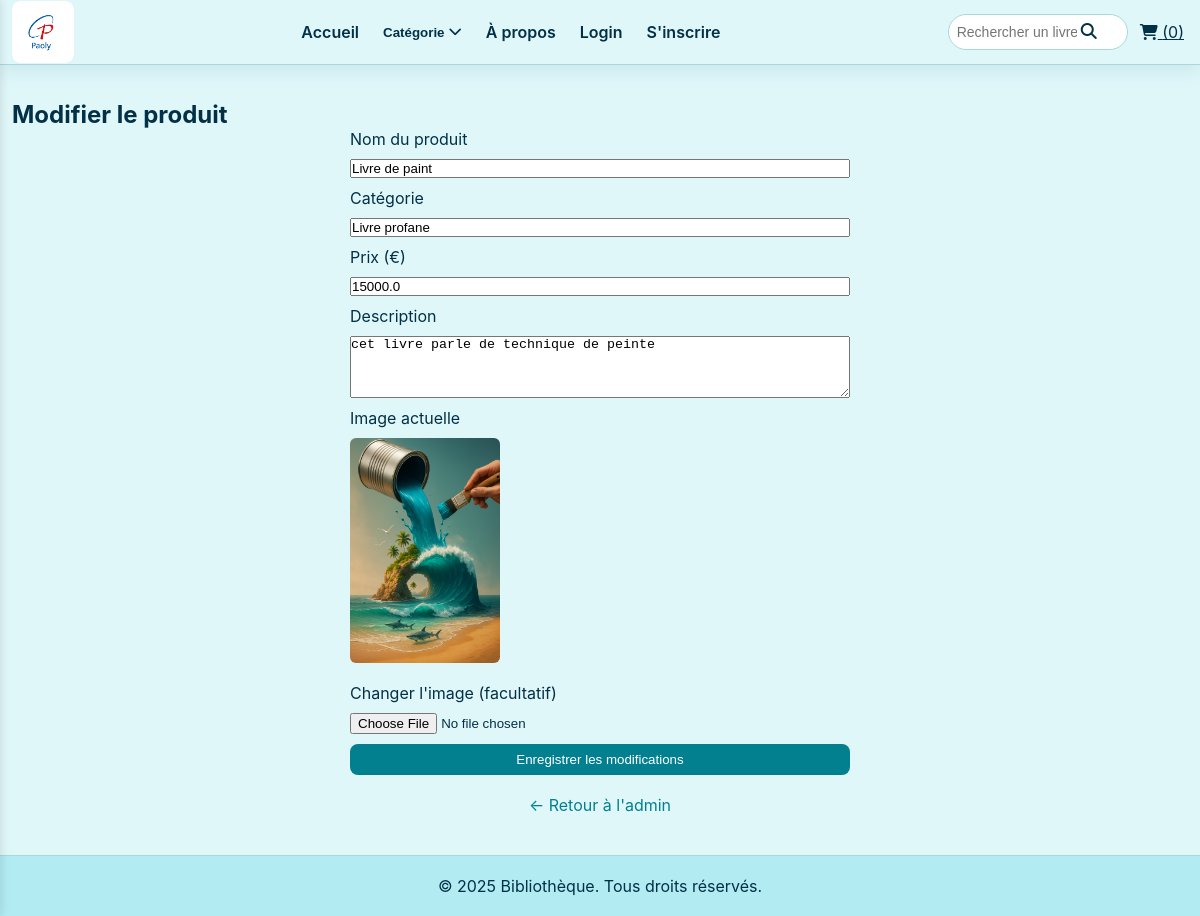
Screenshot of /edit/1 with the database file from the repository.
### tables this page shows
CREATE TABLE produits (
                    id INTEGER PRIMARY KEY AUTOINCREMENT,
                    nom_de_produit TEXT,
                    categorie TEXT,
                    prix REAL,
                    description TEXT,
                    image TEXT
                );

### app.py (the view)
@app.route('/edit/<int:produit_id>', methods=['GET', 'POST'])
def edit_produit(produit_id):
    conn = sqlite3.connect(DB_NAME)
    cursor = conn.cursor()
    if request.method == 'POST':
        nom = request.form['nom_de_produit']
        categorie = request.form['categorie']
        prix = float(request.form['prix'])
        description = request.form['description']
        file = request.files['image_file']
        if file:
            filename = secure_filename(file.filename)
            file.save(os.path.join(app.config['UPLOAD_FOLDER'], filename))
            cursor.execute("UPDATE produits SET nom_de_produit=?, categorie=?, prix=?, description=?, image=? WHERE id=?",
                           (nom, categorie, prix, description, filename, produit_id))
        else:
            cursor.execute("UPDATE produits SET nom_de_produit=?, categorie=?, prix=?, description=? WHERE id=?",
                           (nom, categorie, prix, description, produit_id))
        conn.commit()
        conn.close()
        return redirect(url_for('admin'))
    else:
        cursor.execute("SELECT * FROM produits WHERE id=?", (produit_id,))  # ← corrigé
        produit = cursor.fetchone()
        conn.close()
        return render_template('edit.html', produit=produit)

### app.py (called while the page is built)
@app.before_request
def load_cart_count():
    if 'user_id' in session:
        conn = sqlite3.connect(DB_NAME)
        c = conn.cursor()
        c.execute("SELECT COUNT(*) FROM panier WHERE user_id=?", (session['user_id'],))
        count = c.fetchone()[0]
        session['cart_count'] = count
        conn.close()
    else:
        session['cart_count'] = 0

@app.before_request
def load_cart_count():
    if 'user_id' in session:
        conn = sqlite3.connect(DB_NAME)
        c = conn.cursor()
        c.execute("SELECT COUNT(*) FROM panier WHERE user_id=?", (session['user_id'],))
        count = c.fetchone()[0]
        session['cart_count'] = count
        conn.close()
    else:
        session['cart_count'] = 0

### templates/edit.html (shortened to what this page needs)
{% extends "base.html" %}
{% block content %}
<h2>Modifier le produit</h2>
<form method="POST" enctype="multipart/form-data" style="max-width:500px;margin:auto;display:flex;flex-direction:column;gap:10px;">
    <label>Nom du produit</label>
    <input type="text" name="nom_de_produit" value="{{ produit[1] }}" required>
    <label>Catégorie</label>
    <input type="text" name="categorie" value="{{ produit[2] }}" required>
    <label>Prix (€)</label>
    <input type="number" step="0.01" name="prix" value="{{ produit[3] }}" required>
    <label>Description</label>
    <textarea name="description" rows="4">{{ produit[4] }}</textarea>
    <label>Image actuelle</label>
    <img src="{{ url_for('static', filename='images/' ~ produit[5]) }}" alt="{{ produit[1] }}" style="width:150px;height:auto;margin-bottom:10px;border-radius:6px;">
    <label>Changer l'image (facultatif)</label>
    <input type="file" name="image_file" accept="image/*">
    <button type="submit" style="padding:8px; background:#028090;color:white;border:none;border-radius:8px;">Enregistrer les modifications</button>
</form>
<div style="text-align:center; margin-top:20px;">
    <a href="{{ url_for('admin') }}" style="text-decoration:none;color:#028090;">← Retour à l'admin</a>
</div>
{% endblock %}

### static/css/style.css (style rules this page uses)
:root { --bg: #e0f7fa; --text: #023047; --muted: #028090; --accent: #005f73; --shadow: 0 6px 18px rgba(0,95,115,0.1); --footer-bg: #b2ebf2; }
* { box-sizing:border-box;margin:0;padding:0 }
html,body { height:100% }
body { font-family: 'Inter', system-ui, -apple-system, 'Segoe UI', Roboto, 'Helvetica Neue', Arial; background:var(--bg); color:var(--text); display:flex; flex-direction:column; min-height:100vh; }

### rows the page displays
produits: nom_de_produit "Livre de paint", categorie "Livre profane", prix "15000.0", description "cet livre parle de technique de peinte", image (picture)

### other values shown
{{ session.get('cart_count', 0) }} "0"
